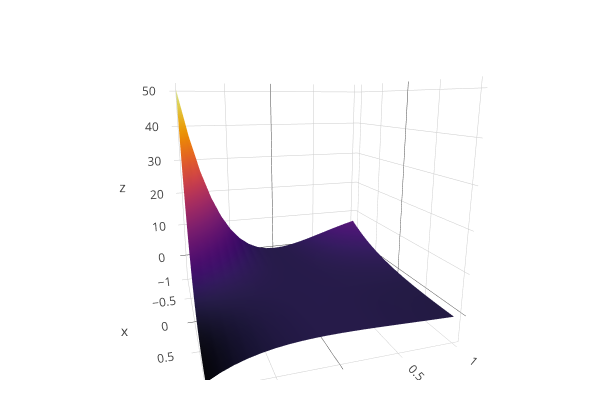

The cell this chart's notebook holds for it:
### Code cell
problem_plot(Hosaki, -1:0.1:1)

### Figure 1 — Plotly figure (JSON) as saved in the notebook; plotly's stock layout.template omitted (floating-point values rounded to 4 significant figures; data arrays with more than 128 entries replaced by an {"elided": "..."} marker saying what was removed)
{"data": [{"cauto": true, "cmax": 50.51, "cmin": -5.663, "colorbar": {"title": ""}, "colorscale": [[0, "rgba(0, 0, 4, 1.000)"], [0.03448, "rgba(4, 3, 20, 1.000)"], [0.06897, "rgba(13, 8, 41, 1.000)"], [0.1034, "rgba(24, 12, 60, 1.000)"], [0.1379, "rgba(38, 12, 81, 1.000)"], [0.1724, "rgba(54, 9, 97, 1.000)"], [0.2069, "rgba(69, 10, 105, 1.000)"], [0.2414, "rgba(84, 15, 109, 1.000)"], [0.2759, "rgba(97, 19, 110, 1.000)"], [0.3103, "rgba(111, 25, 110, 1.000)"], [0.3448, "rgba(125, 30, 109, 1.000)"], [0.3793, "rgba(140, 35, 105, 1.000)"], [0.4138, "rgba(154, 40, 101, 1.000)"], [0.4483, "rgba(166, 45, 96, 1.000)"], [0.4828, "rgba(180, 51, 89, 1.000)"], [0.5172, "rgba(193, 58, 80, 1.000)"], [0.5517, "rgba(206, 67, 71, 1.000)"], [0.5862, "rgba(216, 76, 62, 1.000)"], [0.6207, "rgba(226, 87, 52, 1.000)"], [0.6552, "rgba(235, 100, 41, 1.000)"], [0.6897, "rgba(241, 115, 29, 1.000)"], [0.7241, "rgba(247, 130, 18, 1.000)"], [0.7586, "rgba(250, 144, 8, 1.000)"], [0.7931, "rgba(252, 161, 8, 1.000)"], [0.8276, "rgba(252, 178, 22, 1.000)"], [0.8621, "rgba(250, 196, 42, 1.000)"], [0.8966, "rgba(246, 213, 67, 1.000)"], [0.931, "rgba(243, 229, 93, 1.000)"], [0.9655, "rgba(242, 244, 130, 1.000)"], [1, "rgba(252, 255, 164, 1.000)"]], "name": "y1", "opacity": null, "showlegend": false, "showscale": false, "type": "surface", "uid": "34e9ff", "x": [-1, -0.9, -0.8, -0.7, -0.6, -0.5, -0.4, -0.3, -0.2, -0.1, 0, 0.1, 0.2, 0.3, 0.4, 0.5, 0.6, 0.7, 0.8, 0.9, 1], "xaxis": "x", "y": [-1, -0.9, -0.8, -0.7, -0.6, -0.5, -0.4, -0.3, -0.2, -0.1, 0, 0.1, 0.2, 0.3, 0.4, 0.5, 0.6, 0.7, 0.8, 0.9, 1], "yaxis": "y", "z": {"elided": "21x21 float values"}}], "layout": {"annotations": [], "height": 400, "margin": {"b": 20, "l": 0, "r": 0, "t": 20}, "paper_bgcolor": "rgba(255, 255, 255, 1.000)", "plot_bgcolor": "rgba(255, 255, 255, 1.000)", "scene": {"aspectmode": "auto", "aspectratio": {"x": 1, "y": 1, "z": 1}, "camera": {"center": {"x": 0, "y": 0, "z": 0}, "eye": {"x": 1.743, "y": -0.5536, "z": 0.4264}, "up": {"x": 0, "y": 0, "z": 1}}, "xaxis1": {"anchor": "y1", "domain": [0.06582, 0.9934], "gridcolor": "rgba(0, 0, 0, 0.1)", "gridwidth": 0.5, "linecolor": "rgba(0, 0, 0, 1)", "mirror": false, "range": [-1, 1], "showgrid": true, "showline": true, "showticklabels": true, "tickangle": 0, "tickcolor": "rgb(0, 0, 0)", "tickfont": {"color": "rgba(0, 0, 0, 1)", "family": "sans-serif", "size": 11}, "tickmode": "array", "ticks": "inside", "ticktext": ["-1.0", "-0.5", "0.0", "0.5", "1.0"], "tickvals": [-1, -0.5, 0, 0.5, 1], "title": "", "titlefont": {"color": "rgba(0, 0, 0, 1)", "family": "sans-serif", "size": 15}, "type": "-", "visible": true, "zeroline": false, "zerolinecolor": "rgba(0, 0, 0, 1)"}, "yaxis1": {"anchor": "x1", "domain": [0.03762, 0.9902], "gridcolor": "rgba(0, 0, 0, 0.1)", "gridwidth": 0.5, "linecolor": "rgba(0, 0, 0, 1)", "mirror": false, "range": [-1, 1], "showgrid": true, "showline": true, "showticklabels": true, "tickangle": 0, "tickcolor": "rgb(0, 0, 0)", "tickfont": {"color": "rgba(0, 0, 0, 1)", "family": "sans-serif", "size": 11}, "tickmode": "array", "ticks": "inside", "ticktext": ["-1.0", "-0.5", "0.0", "0.5", "1.0"], "tickvals": [-1, -0.5, 0, 0.5, 1], "title": "", "titlefont": {"color": "rgba(0, 0, 0, 1)", "family": "sans-serif", "size": 15}, "type": "-", "visible": true, "zeroline": false, "zerolinecolor": "rgba(0, 0, 0, 1)"}, "zaxis1": {"gridcolor": "rgba(0, 0, 0, 0.1)", "gridwidth": 0.5, "linecolor": "rgba(0, 0, 0, 1)", "mirror": false, "range": [-5.663, 50.51], "showgrid": true, "showline": true, "showticklabels": true, "tickangle": 0, "tickcolor": "rgb(0, 0, 0)", "tickfont": {"color": "rgba(0, 0, 0, 1)", "family": "sans-serif", "size": 11}, "tickmode": "array", "ticks": "inside", "ticktext": ["0", "10", "20", "30", "40", "50"], "tickvals": [0, 10, 20, 30, 40, 50], "title": "", "titlefont": {"color": "rgba(0, 0, 0, 1)", "family": "sans-serif", "size": 15}, "type": "-", "visible": true, "zeroline": false, "zerolinecolor": "rgba(0, 0, 0, 1)"}}, "showlegend": false, "width": 600}}
